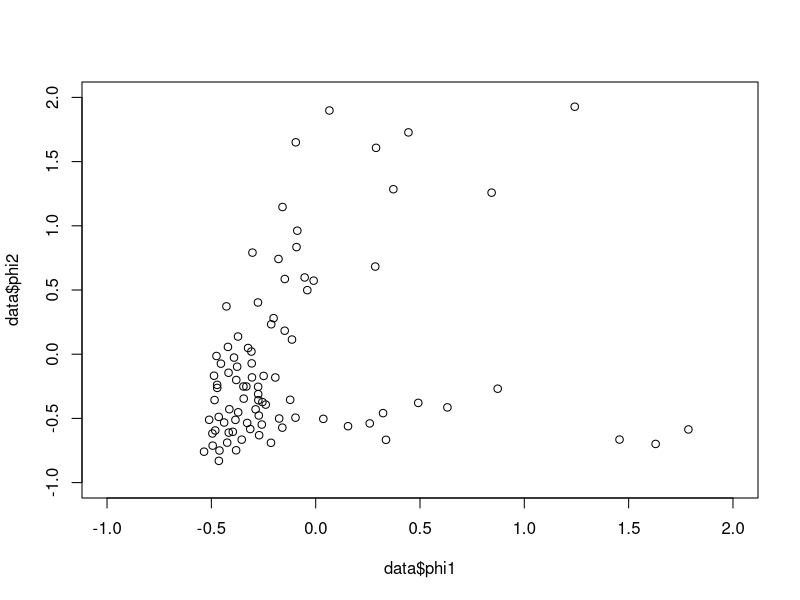

Recreate this plot in R.
## ---- chunk 1
setwd('~/Box Sync/abarciausksas/myfiles/Statistical Modelling and Inference/week4')
data <- read.delim('labelled_suspicious.txt', sep = ' ')

phi1model <- lm(formula = data$t ~ 0 + data$phi1)
phi2model <- lm(formula = data$t ~ 0 + data$phi2)
phimodel <- lm(formula = data$phi1 ~ 0 + data$phi2)

summary(phi1model)
summary(phi2model)
summary(phimodel)
plot(data$phi1, data$phi2, ylim = c(-1,2), xlim = c(-1,2))

# This analysis shows evidence that phi1 and phi2 are highly correlated (phi1 is 0.5 of phi2)
